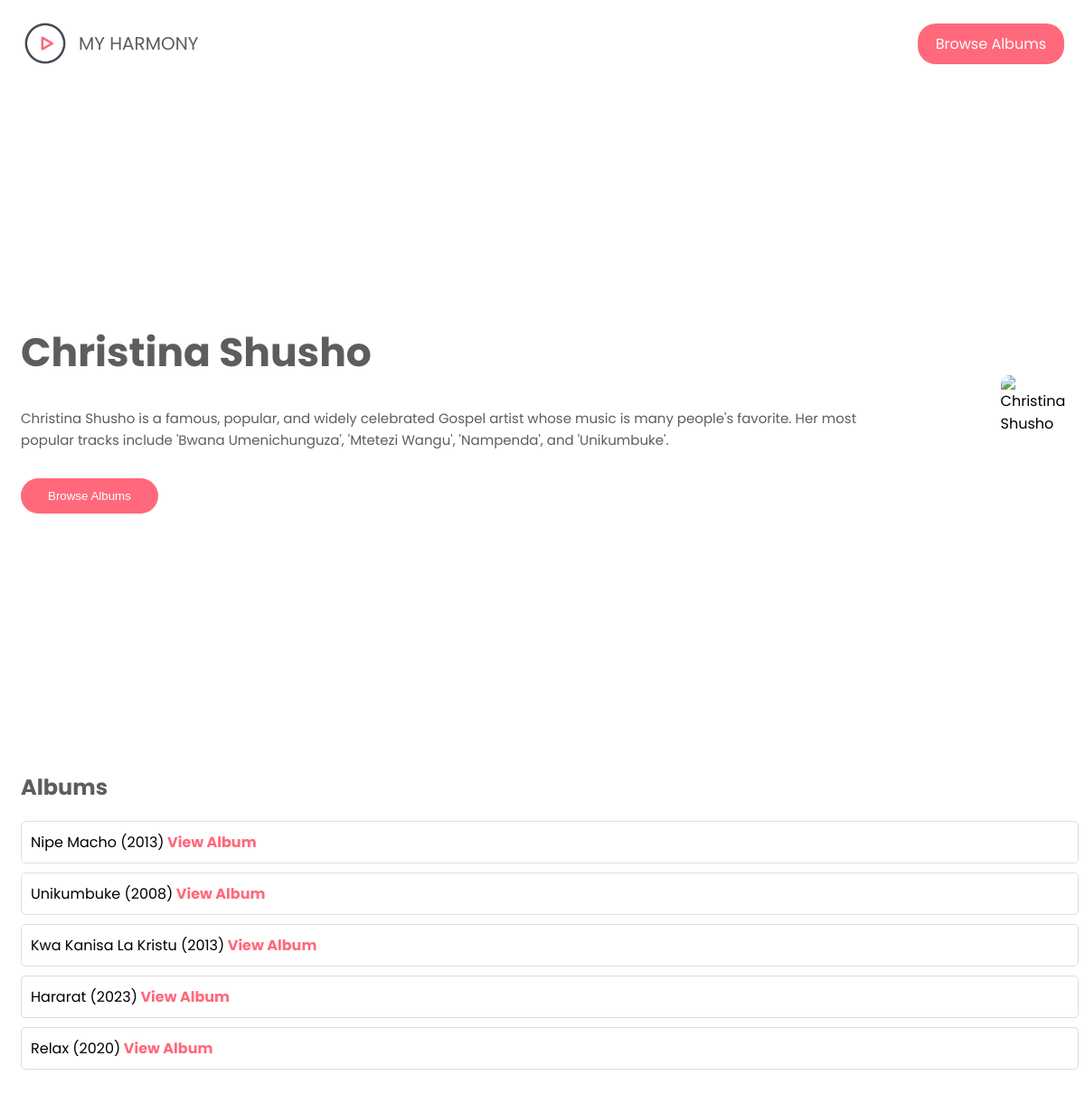
The page /artist-details.php?id=3 on the database its author committed.
### tables this page shows
CREATE TABLE `artists` (
  `id` int(11) NOT NULL,
  `name` varchar(255) NOT NULL,
  `photo_url` varchar(255) NOT NULL,
  `description` text NOT NULL
);

CREATE TABLE `albums` (
  `id` int(11) NOT NULL,
  `musician_id` int(11) DEFAULT NULL,
  `title` varchar(255) NOT NULL,
  `release_year` int(11) DEFAULT NULL
);

### src/artist-details.php (the view, shortened to what this page needs)
<?php
$config = include 'config.php';
$host = $config['DB_HOST'];
$username = $config['DB_USER'];
$password = $config['DB_PASSWORD'];
$database = $config['DB_DATABASE'];
$conn = new mysqli($host, $username, $password, $database);
if (isset($_GET['id'])) {
    $id = $_GET['id'];
    $result = $conn->query("SELECT * FROM artists WHERE id=$id");
    $musician = $result->fetch_assoc();
    $result = $conn->query("SELECT * FROM albums WHERE musician_id=$id");
    $albums = $result->fetch_all(MYSQLI_ASSOC);
} else {
    header('Location: index.php');
    exit();
}
?>
<!DOCTYPE html>
<html lang="en">
<head>
    <link rel="stylesheet" href="./assets/css/main.css">
</head>
<body>
    <div class="landing-page">
        <header id="navbar">
            <div class="container">
                <a href="./index.php" class="logo"><img src="./assets/images/favicon.ico" alt="logo">My Harmony</a>
                <ul class="links">
                    <a href="#albums">
                        <li>Browse Albums</li>
                    </a>
                </ul>
            </div>
        </header>
        <div class="content">
            <div class="container">
                <div class="info">
                    <h1>
                        <?php echo $musician['name']; ?>
                    </h1>
                    <p>
                        <?php echo $musician['description']; ?>
                    </p>
                    <a href="#albums">
                        <button>Browse Albums</button>
                    </a>
                </div>
                <div class="image">
                    <img src="<?php echo $musician['photo_url']; ?>" alt="<?php echo $musician['name']; ?> ">
                </div>
            </div>
        </div>
    </div>
    <section id="albums" class="details container">
        <h2>Albums</h2>
        <ul>
            <?php foreach ($albums as $album): ?>
                <li>
                    <?php
                    echo $album['title'] . ' (' . $album['release_year'] . ')';
                    echo '<a href="album-details.php?id=' . $album['id'] . '" class="read-more">';
                    echo ' View Album';
                    echo '</a>';
                    ?>
                </li>
            <?php endforeach; ?>
        </ul>
    </section>
</body>
</html>

### src/assets/css/main.css (style rules this page uses)
body { font-family: 'Poppins', sans-serif; }
a { text-decoration: none; }
ul { list-style: none; padding: 0; margin: 0; }
.container { padding-left: 15px; padding-right: 15px; margin-left: auto; margin-right: auto; }
@media (min-width: 768px) { .container { width: 750px; } }
@media (min-width: 992px) { .container { width: 970px; } }
@media (min-width: 1200px) { .container { width: 1170px; } }
.landing-page header { min-height: 80px; display: flex; }
.logo { display: flex; align-items: center; text-decoration: none; }
.logo img { height: 54px; width: 54px; margin-right: 10px; }
.landing-page header .container { display: flex; align-items: center; justify-content: space-between; }
.landing-page header .logo { color: #5d5d5d; text-transform: uppercase; font-size: 20px; }
.landing-page header .links { display: flex; align-items: center; }
.landing-page header .links li { margin-left: 30px; color: #5d5d5d; cursor: pointer; transition: .3s; }
.landing-page header .links li:last-child { border-radius: 20px; padding: 10px 20px; color: #FFF; background-color: #FF697B; }
.landing-page .content .container { display: flex; align-items: center; justify-content: space-between; gap: 140px; min-height: calc(100vh - 80px); }
.landing-page .content .info h1 { color: #5d5d5d; font-size: 44px; }
.landing-page .content .info p { margin: 0; line-height: 1.6; font-size: 15px; color: #5d5d5d; }
.landing-page .content .info button { border: 0; border-radius: 20px; padding: 12px 30px; margin-top: 30px; cursor: pointer; color: #FFF; background-color: #FF697B; }
.landing-page .content .image img { max-width: 100%; border-radius: 10px; }
.details { height: 100vh; padding-top: 25px; }
.details h2 { color: #5d5d5d; }
.details ul { list-style: none; padding: 0; margin: 0; }
.details li { margin-bottom: 10px; padding: 10px; border: 1px solid #ddd; border-radius: 5px; }
.details a { text-decoration: none; color: #FF697B; font-weight: bold; }

### rows shown on the page
artists: name "Christina Shusho", description "Christina Shusho is a famous, popular, and widely celebrated Gospel artist whose music is many people's favorite. Her most popular tracks include 'Bwana Umenichunguza', 'Mtetezi Wangu', 'Nampenda', and 'Unikumbuke'."
albums: title "Nipe Macho", release_year "2013"
albums: title "Unikumbuke", release_year "2008"
albums: title "Kwa Kanisa La Kristu", release_year "2013"
albums: title "Hararat", release_year "2023"
albums: title "Relax", release_year "2020"
